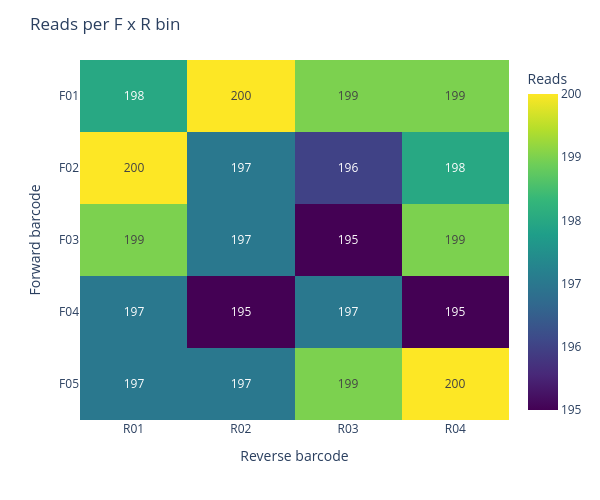

Notebook code cell kept with this figure:
### Markdown cell above
### Heatmap of reads per F x R bin

### Code cell
import plotly.express as px

f_names = list(panel.forward_barcodes)
r_names = list(panel.reverse_barcodes)
matrix = pd.DataFrame(0, index=f_names, columns=r_names)
for res in results:
    if res.bin_name:
        f, r = res.bin_name.split('_')
        matrix.loc[f, r] += 1

fig = px.imshow(matrix, text_auto=True, aspect='auto',
                color_continuous_scale='Viridis',
                labels=dict(x='Reverse barcode', y='Forward barcode', color='Reads'))
fig.update_layout(title='Reads per F x R bin', width=600, height=500)
fig.show()

### Figure 1 — Plotly figure (JSON) as saved in the notebook; plotly's stock layout.template omitted (floating-point values rounded to 4 significant figures)
{"data": [{"coloraxis": "coloraxis", "hovertemplate": "Reverse barcode: %{x}<br>Forward barcode: %{y}<br>Reads: %{z}<extra></extra>", "name": "0", "texttemplate": "%{z}", "type": "heatmap", "x": ["R01", "R02", "R03", "R04"], "xaxis": "x", "y": ["F01", "F02", "F03", "F04", "F05"], "yaxis": "y", "z": [[198, 200, 199, 199], [200, 197, 196, 198], [199, 197, 195, 199], [197, 195, 197, 195], [197, 197, 199, 200]]}], "layout": {"coloraxis": {"colorbar": {"title": {"text": "Reads"}}, "colorscale": [[0, "#440154"], [0.1111, "#482878"], [0.2222, "#3e4989"], [0.3333, "#31688e"], [0.4444, "#26828e"], [0.5556, "#1f9e89"], [0.6667, "#35b779"], [0.7778, "#6ece58"], [0.8889, "#b5de2b"], [1, "#fde725"]]}, "height": 500, "margin": {"t": 60}, "title": {"text": "Reads per F x R bin"}, "width": 600, "xaxis": {"anchor": "y", "domain": [0, 1], "title": {"text": "Reverse barcode"}}, "yaxis": {"anchor": "x", "autorange": "reversed", "domain": [0, 1], "title": {"text": "Forward barcode"}}}}
